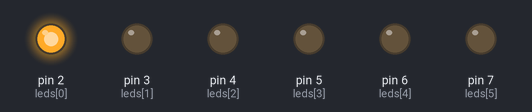
The sketch below on a simulated Arduino Uno, built with avr-gcc and run on an emulated ATmega328P. Parts: output pins drawn as LEDs (lit = HIGH). What the sketch prints to the serial monitor is not drawn.

Above: at 0.02 s.
At 0.63 s:
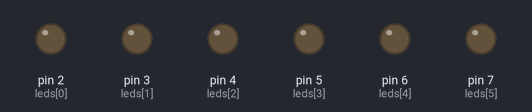
At 1.04 s:
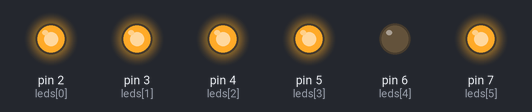
At 1.49 s:
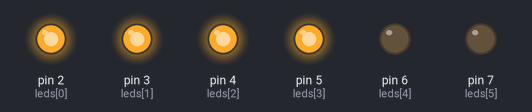
At 2.2 s:
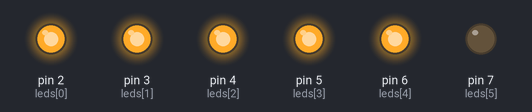
At 2.94 s:
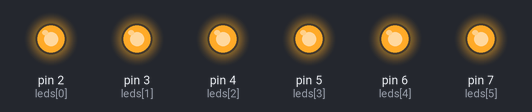
Timing chart, 0 to 3.2 s (numbered marks = the images above):
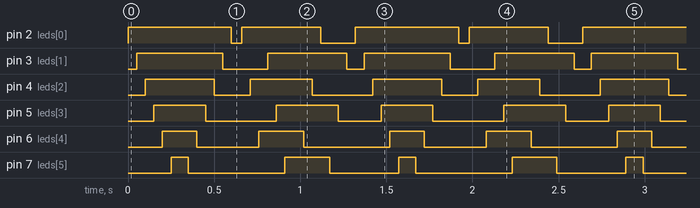

Measured:
- by itself, pin 2 (leds[0]): repeats every 1.3 s: LOW 0.06 s, HIGH 0.46 s, LOW 0.20 s, HIGH 0.60 s
- by itself, pin 3 (leds[1]): repeats every 1.3 s: LOW 0.26 s, HIGH 0.46 s, LOW 0.10 s, HIGH 0.50 s
- by itself, pin 4 (leds[2]): repeats every 1.3 s: LOW 0.21 s, HIGH 0.36 s, LOW 0.35 s, HIGH 0.40 s
- by itself, pin 5 (leds[3]): repeats every 1.3 s: LOW 0.41 s, HIGH 0.36 s, LOW 0.25 s, HIGH 0.30 s
- by itself, pin 6 (leds[4]): repeats every 1.3 s: LOW 0.36 s, HIGH 0.26 s, LOW 0.50 s, HIGH 0.20 s
- by itself, pin 7 (leds[5]): repeats every 1.3 s: LOW 0.56 s, HIGH 0.26 s, LOW 0.40 s, HIGH 0.10 s

The sketch:

secuencias_de_leds_usando_arrays.ino
```cpp
/*

  Código escrito por: Esteban Carrillo para EDEPTEC.
  Página web: https://www.edeptec.com
  Facebook: @edeptec
  Youtube: https://youtube.com/c/EDEPTEC

*/

// Creamos un array
// Con los pines en donde iran conectados los leds
byte leds[] = {2, 3, 4, 5, 6, 7};
// Creamos una variable para almacenar el
byte numeroDeLeds = sizeof(leds);
int i = 0;
// Pausa entre encendido o apagado de cada led
short pausa = 50;
void setup() {
  Serial.begin(9600);

  // Declaramos los pines como salidas
  pinMode(2, OUTPUT);
  pinMode(3, OUTPUT);
  pinMode(4, OUTPUT);
  pinMode(5, OUTPUT);
  pinMode(6, OUTPUT);
  pinMode(7, OUTPUT);

}

void loop() {

  /////// SECUENCIA 1////////

  /* La variable i es para acceder a los valores del array (pines donde van conectados los leds),
      en sus distintas posiciones. En este caso i comenzara en la posicion 0 e ira sumando hasta llegar a la 6
      cuando llegue a la posicion 6 se termina el ciclo for.

      Con posiciones me refiero a los valores que estan dento del array, {2,3,4,5,6,7};

       i va a tomar los valores del array.
                                                                                      |-----------|
      cuando i = 0 toma el valor de la posicion 0 del array | i = pin 2 |
      cuando i = 1 toma el valor de la posicion 1 del array | i = pin 3 |
      cuando i = 2 toma el valor de la posicion 2 del array | i = pin 4 | Como pueden ver, estos son los pines
      cuando i = 3 toma el valor de la posicion 3 del array | i = pin 5 | en donde van conectados los leds
      cuando i = 4 toma el valor de la posicion 4 del array | i = pin 6 |
      cuando i = 5 toma el valor de la posicion 5 del array | i = pin 7 |
                                                                                      |-----------|

  */
  Serial.print(numeroDeLeds);
  for (i = 0; i < numeroDeLeds; i++) { //creamos un ciclo for que vaya de 0 a 5
    digitalWrite(leds[i], HIGH); //Encendemos los leds
    /* recuerden que i es en valor del pin el cual va a ir cambiando
       Por ejemplo es como si tuviesemos esto:

       digitalWrite(2,HIGH);
       delay(pausa);
       digitalWrite(3,HIGH);
       delay(pausa);
       digitalWrite(4,HIGH);
       delay(pausa);
       digitalWrite(5,HIGH);
       delay(pausa);
       digitalWrite(6,HIGH);
       delay(pausa);
       digitalWrite(7,HIGH);
       delay(pausa);
    */
    delay(pausa); // pausa entre encendido de cada led
  }
  /* Nos ubicamos en la posicion 6 y apagmos los leds de uno en uno */
  for (i = numeroDeLeds; i > -1 ; i--) { // restamos i porque estamos yendo de la posicion 6 a la 0
    digitalWrite(leds[i], LOW); // apagamos los leds

    delay(pausa);// Pausa ente apagado //
  }
  //////////////////////////
  ///// SECUENCIA 2 ////////
  /* En este caso vamos a encender los leds impares
     para eso enceramos i y la ssumamos mas dos
     hasta que llegue a la posicion 6 */
  delay(10);
  for (i = 0; i < numeroDeLeds; i += 2) {
    digitalWrite(leds[i], HIGH);
    delay(pausa);
  }
  /* Encendemos los leds pares
     para eso igualamos i = 1 y la ssumamos mas dos*/
  for (i = 1; i < numeroDeLeds ; i += 2) {
    digitalWrite(leds[i], HIGH);
    delay(pausa);
  }
  delay(10);
  /* Nos ubicamos en la posicion 6 y apagmos los leds de uno en uno */
  for (i = numeroDeLeds; i > -1 ; i-=2) {
    digitalWrite(leds[i], LOW);
    delay(pausa);
  }
  for (i = numeroDeLeds - 1; i > -1 ; i-=2) {
    digitalWrite(leds[i], LOW);
    delay(pausa);
  }
}
```
